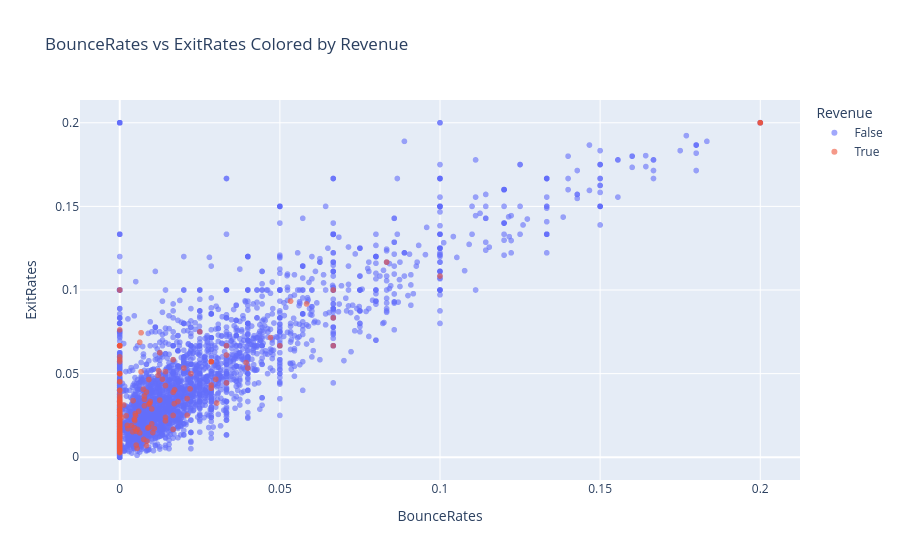

Notebook cell for this chart:
### Markdown cell above
The Distribution of Revenue chart shows how many sessions ended with a purchase compared to sessions that did not result in a purchase.
- Most visitors browse but don’t buy
- The website has a low conversion rate overall
- This aligns with typical e-commerce patterns (conversion rates usually 1–5%)

Class imbalance
- Most sessions do NOT lead to a purchase
- Only a small portion results in purchases

### Code cell
fig3 = px.scatter(
    df_cleaned,
    x="BounceRates",
    y="ExitRates",
    color="Revenue",
    opacity=0.6,
    title="BounceRates vs ExitRates Colored by Revenue",
    labels={"Revenue": "Revenue", "BounceRates": "BounceRates", "ExitRates": "ExitRates"}
)

fig3.update_traces(
    hovertemplate="BounceRates: %{x}<br>ExitRates: %{y}<extra></extra>"
)
fig3.show()

### Figure 1 — Plotly figure (JSON) as saved in the notebook; plotly's stock layout.template omitted (floating-point values rounded to 4 significant figures; data arrays with more than 128 entries replaced by an {"elided": "..."} marker saying what was removed)
{"data": [{"hovertemplate": "BounceRates: %{x}<br>ExitRates: %{y}<extra></extra>", "legendgroup": "False", "marker": {"color": "#636efa", "opacity": 0.6, "symbol": "circle"}, "mode": "markers", "name": "False", "showlegend": true, "type": "scattergl", "x": {"elided": "7152 float values"}, "xaxis": "x", "y": {"elided": "7152 float values"}, "yaxis": "y"}, {"hovertemplate": "BounceRates: %{x}<br>ExitRates: %{y}<extra></extra>", "legendgroup": "True", "marker": {"color": "#EF553B", "opacity": 0.6, "symbol": "circle"}, "mode": "markers", "name": "True", "showlegend": true, "type": "scattergl", "x": {"elided": "202 float values"}, "xaxis": "x", "y": {"elided": "202 float values"}, "yaxis": "y"}], "layout": {"legend": {"title": {"text": "Revenue"}, "tracegroupgap": 0}, "title": {"text": "BounceRates vs ExitRates Colored by Revenue"}, "xaxis": {"anchor": "y", "domain": [0, 1], "title": {"text": "BounceRates"}}, "yaxis": {"anchor": "x", "domain": [0, 1], "title": {"text": "ExitRates"}}}}
